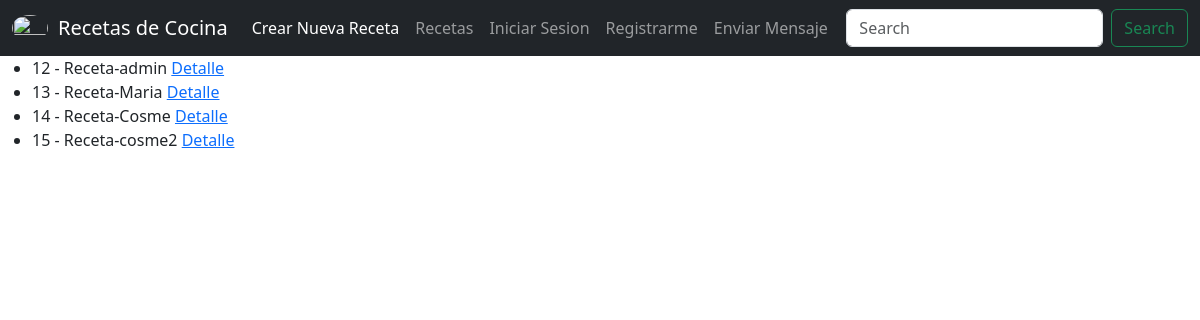
Before: /receta/list/ with the older database file.
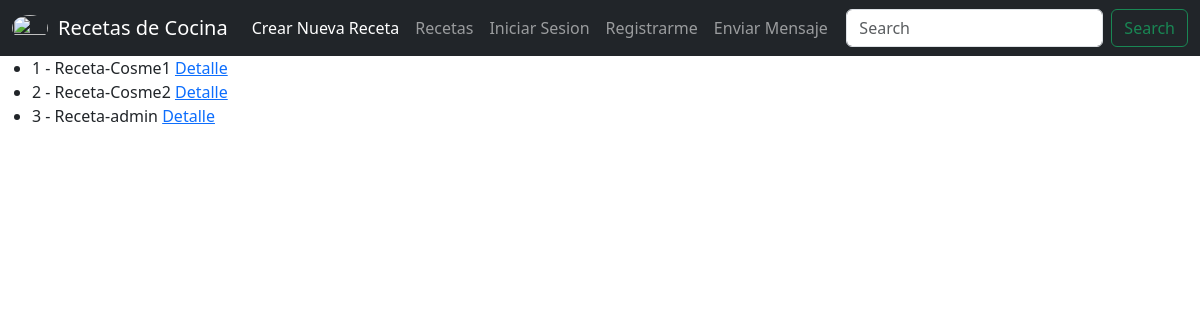
After: the same page with the newer database file.
### AppRecetas/models.py (models this page shows)
class Receta(models.Model):
    nombre_receta = models.CharField(max_length=30)
    descripcion_breve_receta = models.CharField(max_length=100)
    lista_de_ingredientes = models.CharField(max_length=100)
    pasos_a_seguir = models.CharField(max_length=100)
    publisher = models.ForeignKey(to=User, on_delete = models.CASCADE, related_name="publisher")
    imagen = models.ImageField(upload_to="recetas", null=True, blank=True)
    fecha_creacion = models.DateTimeField(auto_now_add= True)
    def __str__(self):
        return f"{self.id} - {self.nombre_receta}"

### AppRecetas/views.py (the view)
# urls.py: path('receta/list/', RecetaList.as_view(), name="receta-list"),
class RecetaList(ListView):
    model = Receta
    context_object_name="posts"

### AppRecetas/templates/AppRecetas/receta_list.html (shortened to what this page needs)
{% extends "AppRecetas/base.html" %}
{% block main %}<ul>
    <h1> Lista de Recetas </h1>
    {% for post in posts %}
    <li>
        {{post}}
        <a href="{% url 'receta-detail' post.id %}" > Detalle</a>
    </li>
    {% endfor %}
    </ul>
{% endblock %}

Changed rows visible on the page:
removed Receta: id+nombre_receta "12 - Receta-admin"
removed Receta: id+nombre_receta "13 - Receta-Maria"
removed Receta: id+nombre_receta "14 - Receta-Cosme"
removed Receta: id+nombre_receta "15 - Receta-cosme2"
added Receta: id+nombre_receta "1 - Receta-Cosme1"
added Receta: id+nombre_receta "2 - Receta-Cosme2"
added Receta: id+nombre_receta "3 - Receta-admin"
